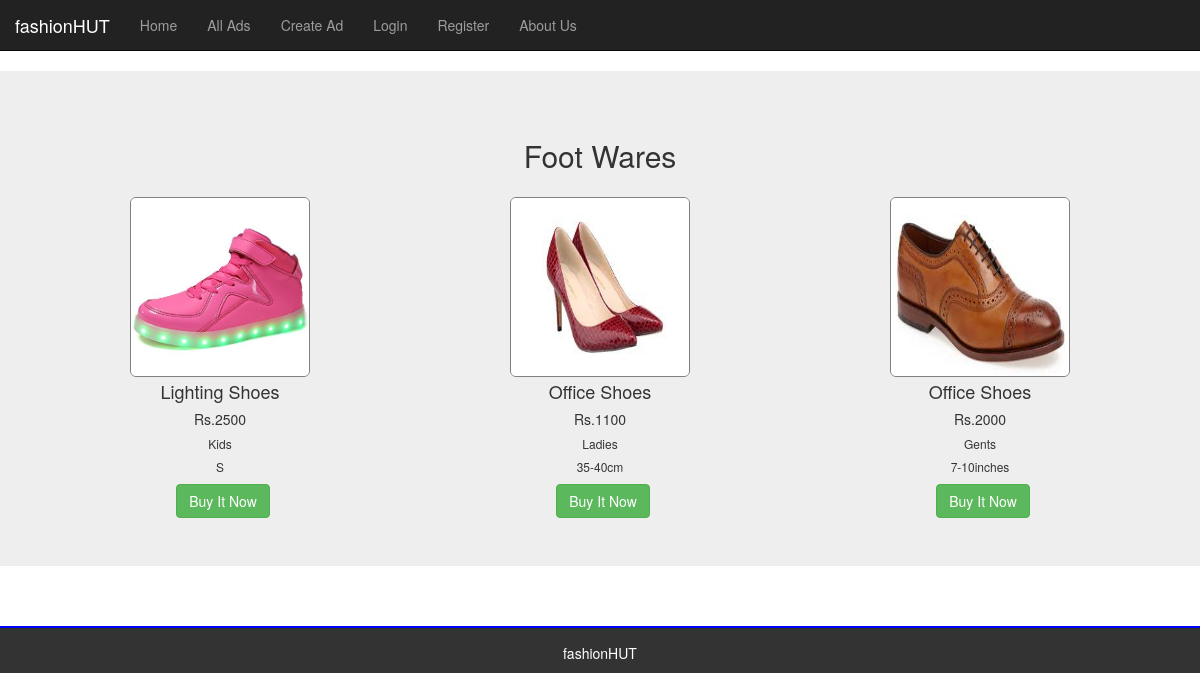
Screenshot of /foot_wares.php with the database file from the repository.
### foot_wares.php (the view, shortened to what this page needs)
<!DOCTYPE html PUBLIC "-//W3C//DTD XHTML 1.0 Transitional//EN" "http://www.w3.org/TR/xhtml1/DTD/xhtml1-transitional.dtd">
<html xmlns="http://www.w3.org/1999/xhtml">
<head>
<link rel="stylesheet" type="text/css" href="CSS/bootstrap.min.css"/>
</head>
<body>
<?php include('Templates/header.php');?>
<?php include 'dbconfig.php'; ?>
<div class="container jumbotron col-md-12">
<h2 class="text-center">Foot Wares</h2>
	<div class="col-md-12">
<?php
    		$sql = "SELECT title,whom,category,price,size,photo FROM `create-add` WHERE category='Foot Wares';";
		  $result = $conn->query($sql);
		  if ($result->num_rows > 0) {
			  while($row = $result->fetch_assoc()) {   ?>
				                    <div class="col-md-4" style="margin-top:10px;">
                      <div style="width:180px; height:180px; margin-left:auto; margin-right:auto;">
                          <img src="Uploads/<?php echo $row['photo']; ?>" class="img-rounded" style="width:180px; height:180px; border:1px solid grey; margin-top:5px;"/>
                      </div>
                      <h4 style="text-align:center;"><?php echo $row['title']; ?></h4>
                      <h5 style="text-align:center;">Rs.<?php echo $row['price']; ?></h5>
                      <h6 style="text-align:center;"><?php echo $row['whom']; ?></h6>
                      <h6 style="text-align:center;"><?php echo $row['size']; ?></h6>
                      <div style="margin-left:auto; margin-right:auto; width:25%;">
                          <a href="order.php"><button type="submit" class="btn btn-success">Buy It Now</button></a>
                      </div>
                  </div>
		<?php	  }
		  }else{
			  echo "0 results";
		  }
?>
</div>
</div>
<?php include('Templates/footer.php');?>
</body>
</html>

### rows the page displays
create-add: photo (picture), title "Lighting Shoes", price "2500", whom "Kids", size "S"
create-add: photo (picture), title "Office Shoes", price "1100", whom "Ladies", size "35-40cm"
create-add: photo (picture), title "Office Shoes", price "2000", whom "Gents", size "7-10inches"
